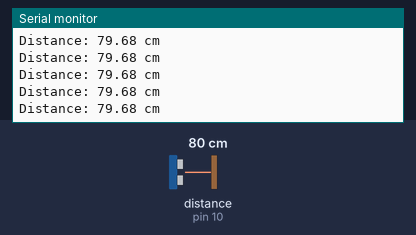
The sketch below on a simulated Arduino Uno, built with avr-gcc and run on an emulated ATmega328P. Shown: the last lines printed to the serial monitor. Wiring (inferred from the names in the program): ultrasonic range finder: trigger pin 9; echo pin 10. The test bench sets the inputs (shaded band); at power-on: distance to the obstacle (sensor on pin 10) 80 cm. The echo pulse lasts 58.3 µs per cm.

Above: at 1.2 s.
1.3 s: distance to the obstacle (sensor on pin 10) set to 35 cm
At 1.6 s:
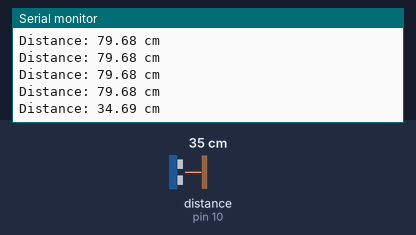
4.3 s: distance to the obstacle (sensor on pin 10) set to 2 cm
At 4.44 s:
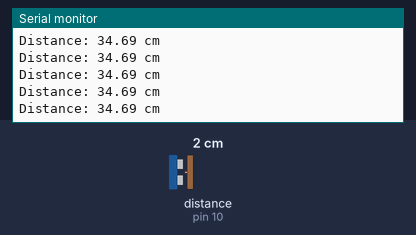
Timing chart, 0 to 7.3 s (numbered marks = the images above; inputs shaded):
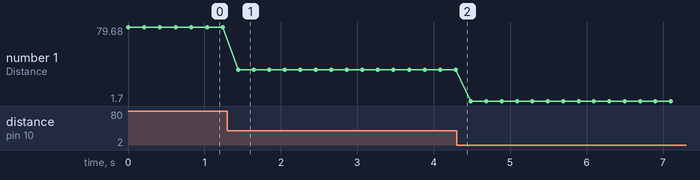

The sketch:

Task_1.1.4.ino
```cpp
const int trigPin = 9;
const int echoPin = 10;

void setup() {
  pinMode(trigPin, OUTPUT);
  pinMode(echoPin, INPUT);
  Serial.begin(9600);
}

void loop() {
  long duration;
  float distance;

  digitalWrite(trigPin, LOW);
  delayMicroseconds(2);

  digitalWrite(trigPin, HIGH);
  delayMicroseconds(10);
  digitalWrite(trigPin, LOW);

  duration = pulseIn(echoPin, HIGH);

  distance = (duration * 0.0343) / 2;

  Serial.print("Distance: ");
  Serial.print(distance);
  Serial.println(" cm");

  delay(200);
}
```

Measured:
- after the input at 1.3 s, the serial monitor: prints a new line after 0.14 s (image 1)
- plotted number 1: 79.68 → 34.69 after the input at 1.3 s, 34.69 → 1.7 after the input at 4.3 s
